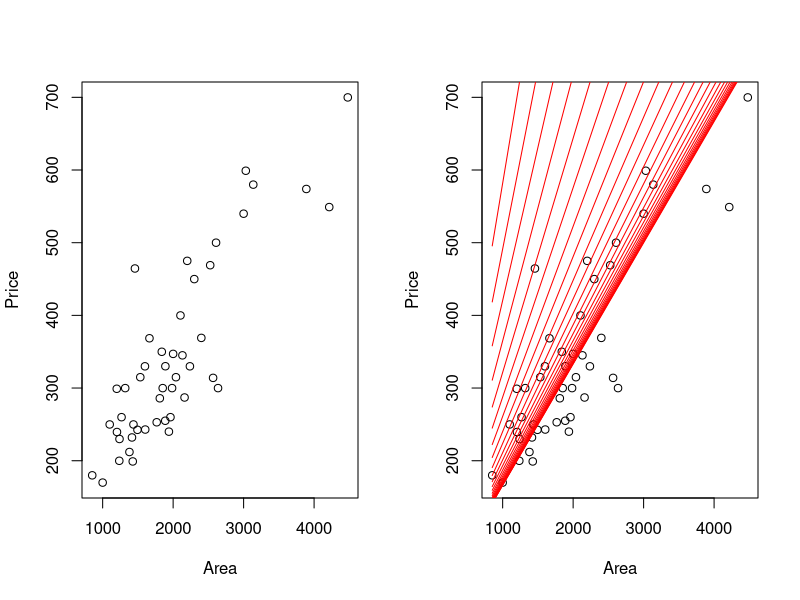
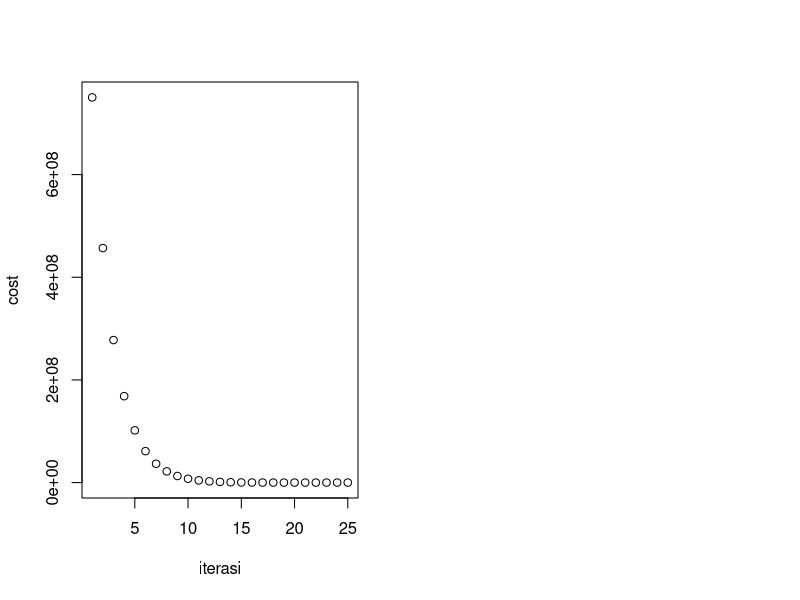

Write R code to recreate these figures, in order.
## ---- chunk 1
linearModel <- function(x, p1, p2){
  res <- p1 + p2 * x
  
  return(res)
}
## ---- chunk 2
leastSquare <- function(ypred, yorigin) {
  res <- (0.5) * sum(ypred - yorigin)^2
return(res)
}
## ---- chunk 3
allCost <- NULL
# randomly initialize parameters, 
# drawing from a normal distribution
theta_0 <- rnorm(1, 0, 1)
theta_1 <- rnorm(1, 0, 1)
#set the learning rate
alpha <- 0.000000001
## ---- chunk 4
dataPortland <- read.csv("dataset/dataPortland.csv")
head(dataPortland)
## ---- chunk 5
#setting two-column plot
par(mfrow=c(1,2))
plot(xlab="Area", ylab="Price", dataPortland$area, dataPortland$price)

## ---- chunk 6
#begin the optimization
plot(xlab="Area", ylab="Price", dataPortland$area, dataPortland$price)
iter <- 25
for (i in 1 : iter) {
  y_pred <- sapply(dataPortland$area, linearModel, theta_0, theta_1)
  cost <- leastSquare(y_pred, dataPortland$price)
  D_theta1 <- sum( dataPortland$area * 
                     (y_pred - dataPortland$price)) # Partial derivative a
  D_theta0 <- sum((y_pred - dataPortland$price)) # Partial derivative b
  theta_0 <- theta_0 - alpha * D_theta0
  theta_1 <- theta_1 - alpha * D_theta1
  print(cost)
  allCost <- c(allCost, cost)
  #plot the lines
  lines(dataPortland$area, y_pred, col="red")
}
## ---- chunk 7
#to plot the cost
plot(NULL, NULL, ylab="cost", xlab="iterasi", xlim = c(1,iter), ylim = c(min(allCost), max(allCost)))
for (i in 1:iter) {
  points(i, allCost[i])
}
